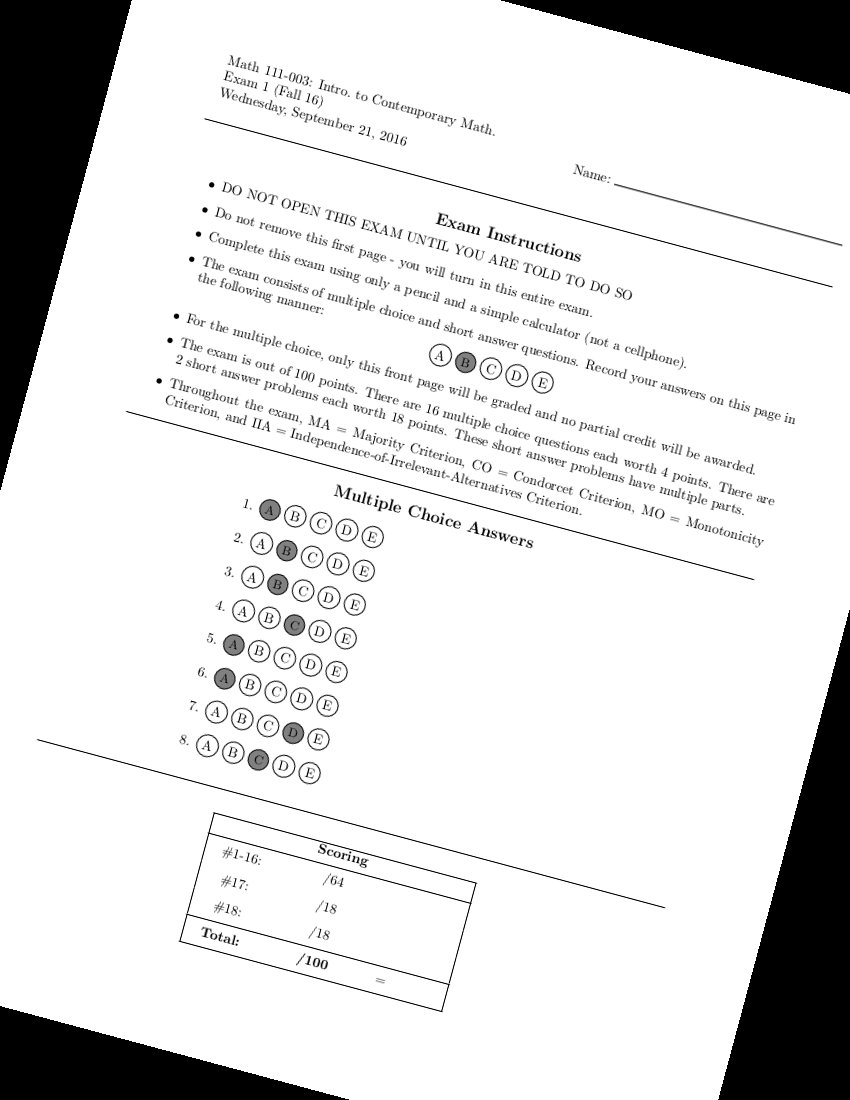
#> input picture exam_small_spacing_blank_right_rotated.png, 850 x 1100 px
$ python hughlines.py
#> lines starting #> are read from the running program, lines starting #| are printed output that depends on the picture; after the words box and inside, x2 and y2 are one past the last pixel; in counts of white or black regions, pixels touching at a corner belong together
import cv2
import numpy as np

img = cv2.imread('exam_small_spacing_blank_right_rotated.png')
#> img is the input picture: shape (1100, 850, 3); min 0, max 255, mean 222.5
gray = cv2.cvtColor(img,cv2.COLOR_BGR2GRAY)
edges = cv2.Canny(gray,50,150,apertureSize = 3)
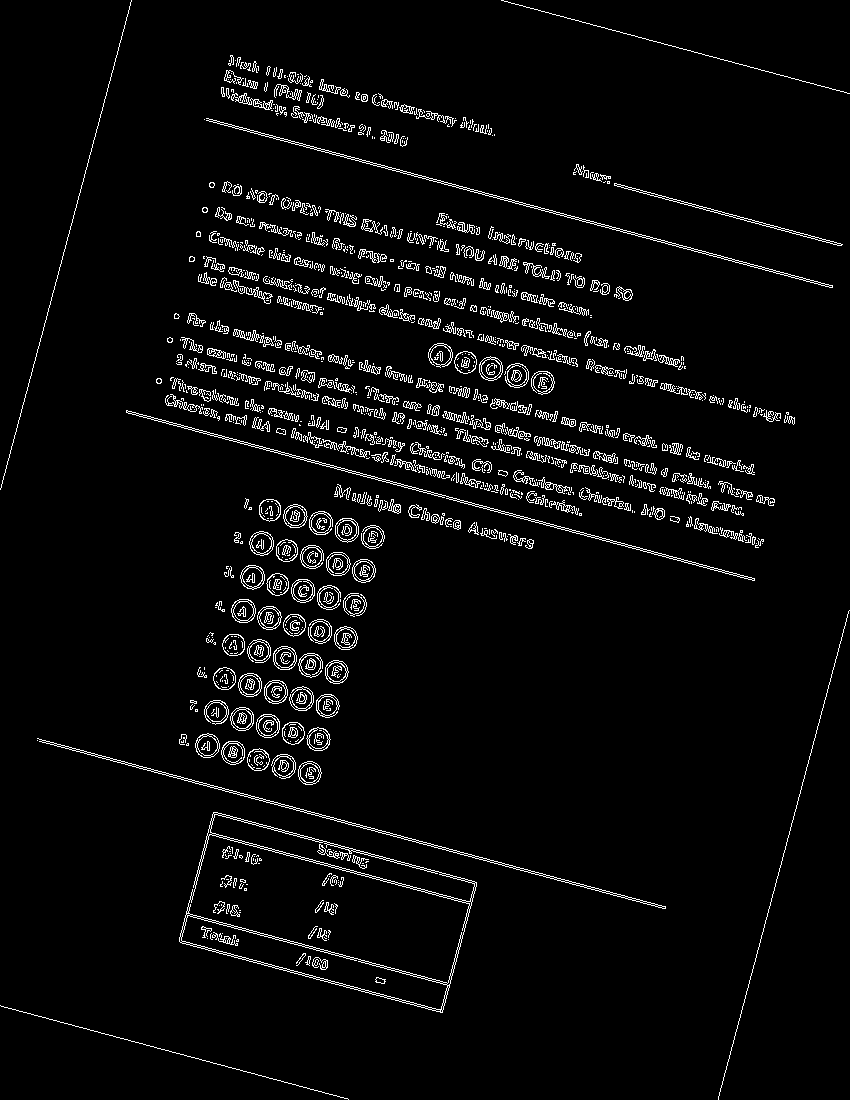
#> edges: shape (1100, 850); 4.1% white in thin lines or dots

def HughLinesNorm(image):
    lines = cv2.HoughLines(image,1,np.pi/180,200)

    points = []
    for rho,theta in lines[0]:
        a = np.cos(theta)
        b = np.sin(theta)
        x0 = a*rho
        y0 = b*rho
        x1 = int(x0 + 1000*(-b))
        y1 = int(y0 + 1000*(a))
        x2 = int(x0 - 1000*(-b))
        y2 = int(y0 - 1000*(a))
        points.append([x1,x2,y1,y2])
        cv2.line(image,(x1,y1),(x2,y2),(0,255,0),2)

    angles = []
    for p in points:
        x1 = p[0]
        x2 = p[1]
        y1 = p[2]
        y2 = p[3]
        if x1 != x2:
            angles.append(np.arctan(y2 - y1 / x2 - x1))
            # angle += np.arctan(y2 - y1 / x2 - x1)
    print("Number of lines: " + str(len(angles)))

    return image

# cv2.imwrite('houghlines_normal.jpg',HughLinesNorm(edges))

def HughLinesP(image):
    lines = cv2.HoughLines(edges,1,np.pi/180,200)
#> lines = 36 rows, first 8: [62, 1.83], [705, 1.83], [365, 1.83], [363, 1.83], [703, 1.83], [60, 1.83], [204, 1.83], [263, 1.83]
    minLineLength = 100
    maxLineGap = 10
    lines = cv2.HoughLinesP(edges,1,np.pi/180,100,minLineLength,maxLineGap)
#> lines = 128 rows, first 6: [792, 277, 832, 287], [192, 430, 205, 433], [476, 858, 489, 861], [206, 118, 245, 128], [282, 804, 295, 807], [707, 568, 720, 571]
    print(type(lines[0]))
#| <class 'numpy.ndarray'>
    for x1,y1,x2,y2 in lines[0]:
        cv2.line(img,(x1,y1),(x2,y2),(0,255,0),2)
#> this loop made 1 pass
#> img: shape (1100, 850, 3); 0.01% of pixels changed, all inside (x1, y1, x2, y2) = (791, 276, 834, 289)
    return image

cv2.imwrite('houghlines5.jpg',HughLinesP(edges))

$ run again, with exam.png copied over exam_small_spacing_blank_right_rotated.png
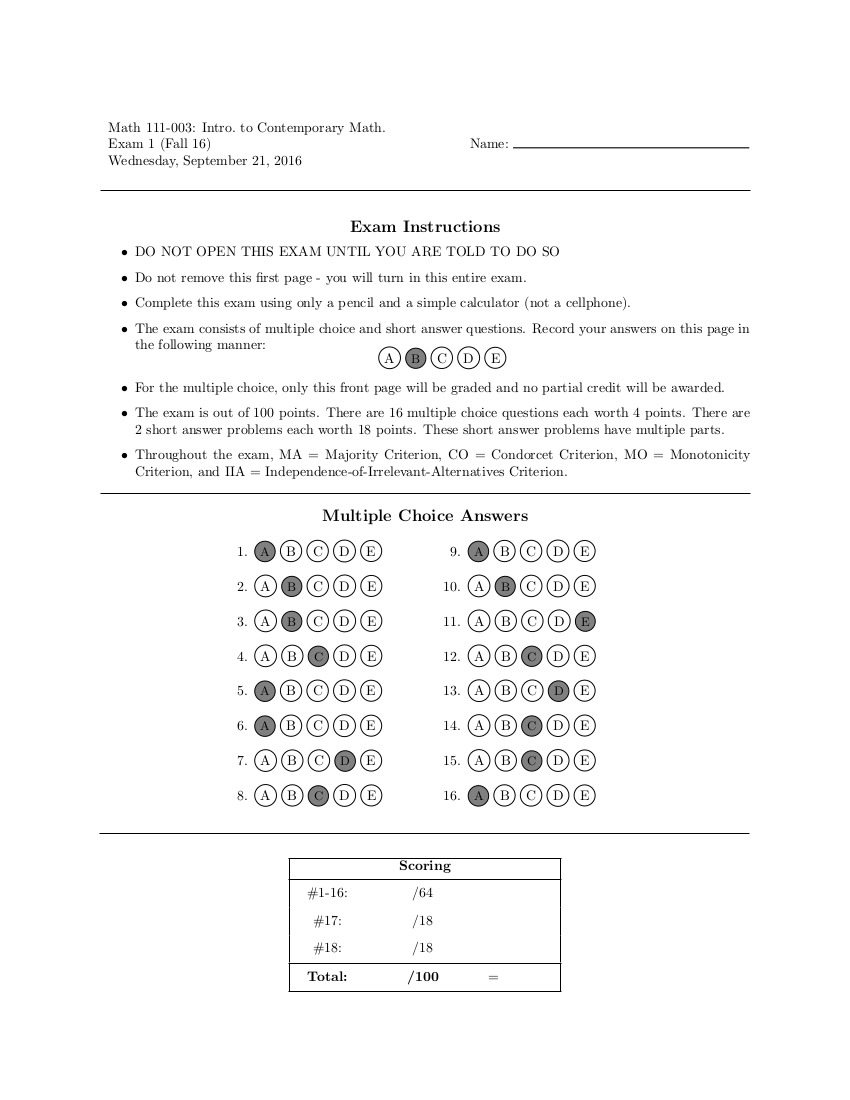
#> input picture exam.png, 850 x 1100 px
#> img is the input picture: shape (1100, 850, 3); min 0, max 255, mean 248.1
#> `edges = cv2.Canny(gray,50,150,apertureSize = 3)`:
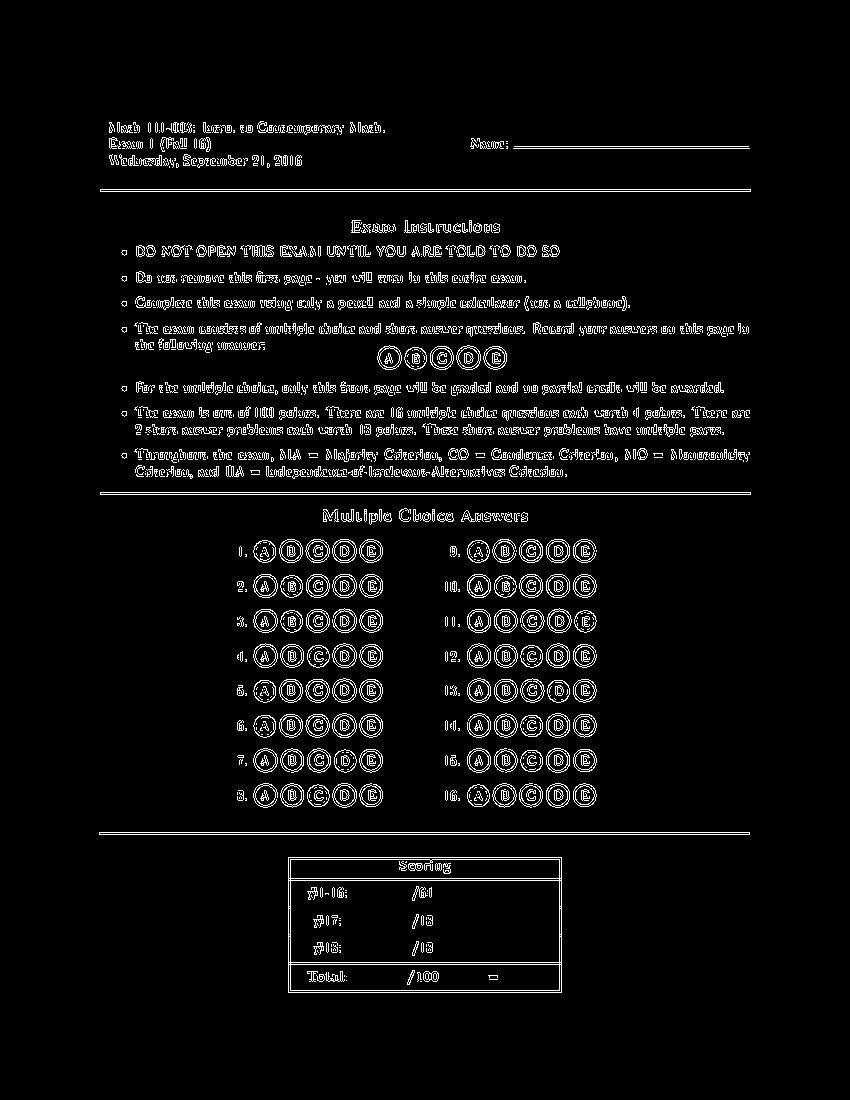
#> edges: shape (1100, 850); 4.8% white in thin lines or dots, all inside (x1, y1, x2, y2) = (99, 121, 751, 993)
#> in HughLinesP, `lines = cv2.HoughLines(edges,1,np.pi/180,200)`: lines = 49 rows, first 8: [189, 1.57], [191, 1.57], [492, 1.57], [494, 1.57], [832, 1.57], [834, 1.57], [326, 1.57], [333, 1.57]
#> in HughLinesP, `lines = cv2.HoughLinesP(edges,1,np.pi/180,100,minLineLength,maxLineGap)`: lines = 35 rows, first 6: [100, 492, 750, 492], [99, 834, 749, 834], [100, 189, 750, 189], [100, 494, 750, 494], [100, 191, 750, 191], [99, 832, 749, 832]
#| <class 'numpy.ndarray'>
#> the loop in HughLinesP, `for x1,y1,x2,y2 in lines[0]:` made 1 pass
#> after the loop in HughLinesP, `for x1,y1,x2,y2 in lines[0]:`:
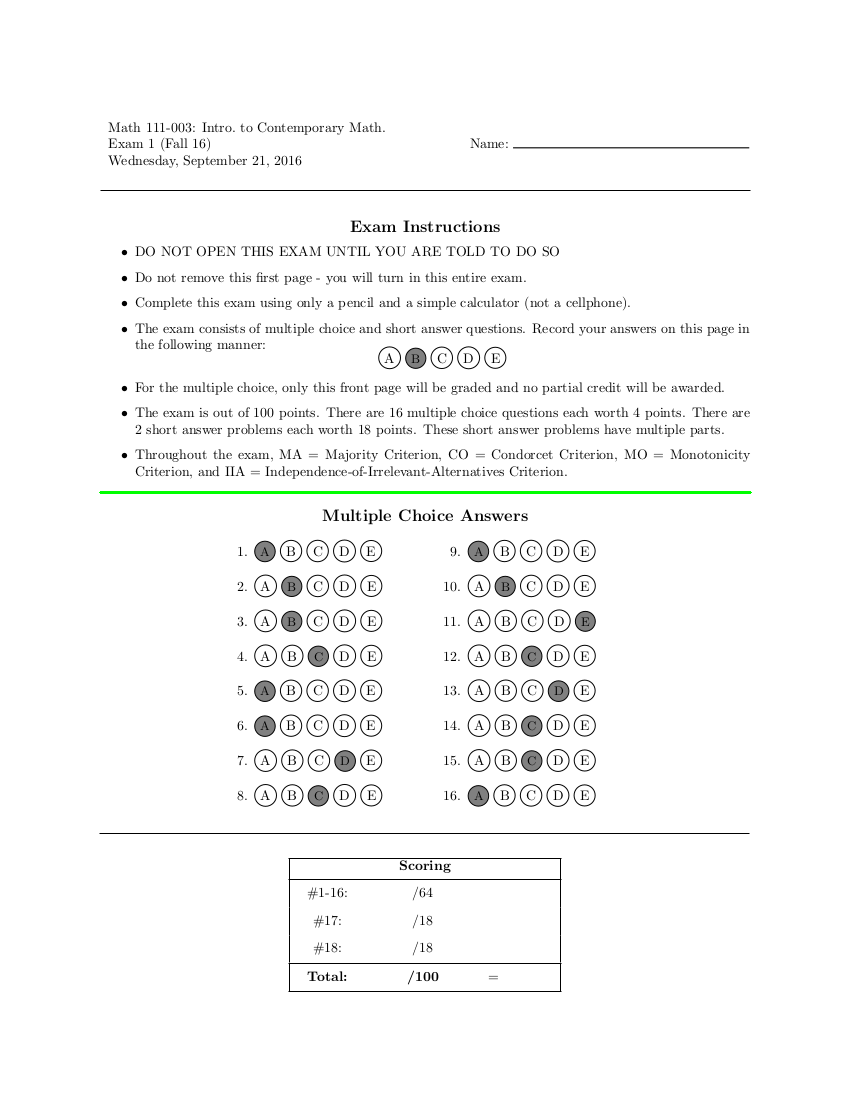
#> img: shape (1100, 850, 3); 0.21% of pixels changed, all inside (x1, y1, x2, y2) = (99, 491, 752, 494)

$ run again, with exam_more_spacing_mc.png copied over exam_small_spacing_blank_right_rotated.png
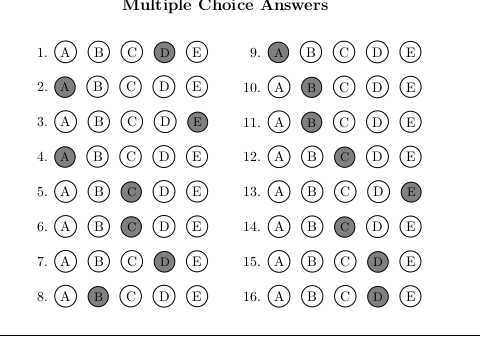
#> input picture exam_more_spacing_mc.png, 480 x 350 px
#> img is the input picture: shape (350, 480, 3); min 0, max 255, mean 238.7
#> `edges = cv2.Canny(gray,50,150,apertureSize = 3)`:
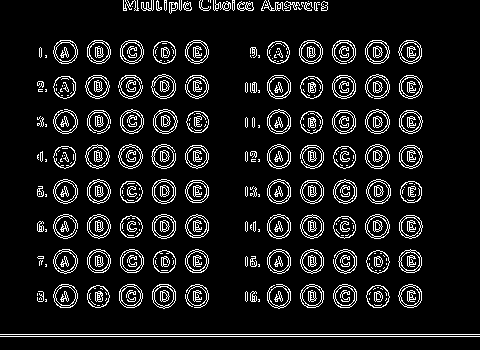
#> edges: shape (350, 480); 9.8% white in thin lines or dots
#> in HughLinesP, `lines = cv2.HoughLines(edges,1,np.pi/180,200)`: lines = [[334, 1.57], [336, 1.57]]
#> in HughLinesP, `lines = cv2.HoughLinesP(edges,1,np.pi/180,100,minLineLength,maxLineGap)`: lines = [[0, 336, 479, 336], [0, 334, 479, 334]]
#| <class 'numpy.ndarray'>
#> the loop in HughLinesP, `for x1,y1,x2,y2 in lines[0]:` made 1 pass
#> after the loop in HughLinesP, `for x1,y1,x2,y2 in lines[0]:`:
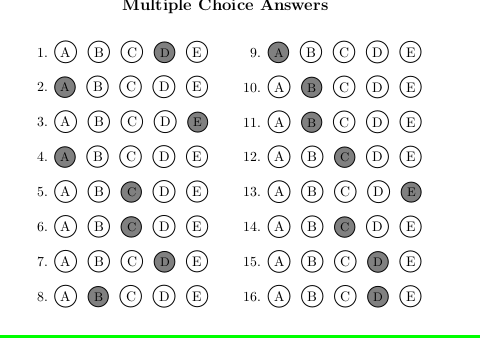
#> img: shape (350, 480, 3); 0.86% of pixels changed, all inside (x1, y1, x2, y2) = (0, 335, 480, 338)
